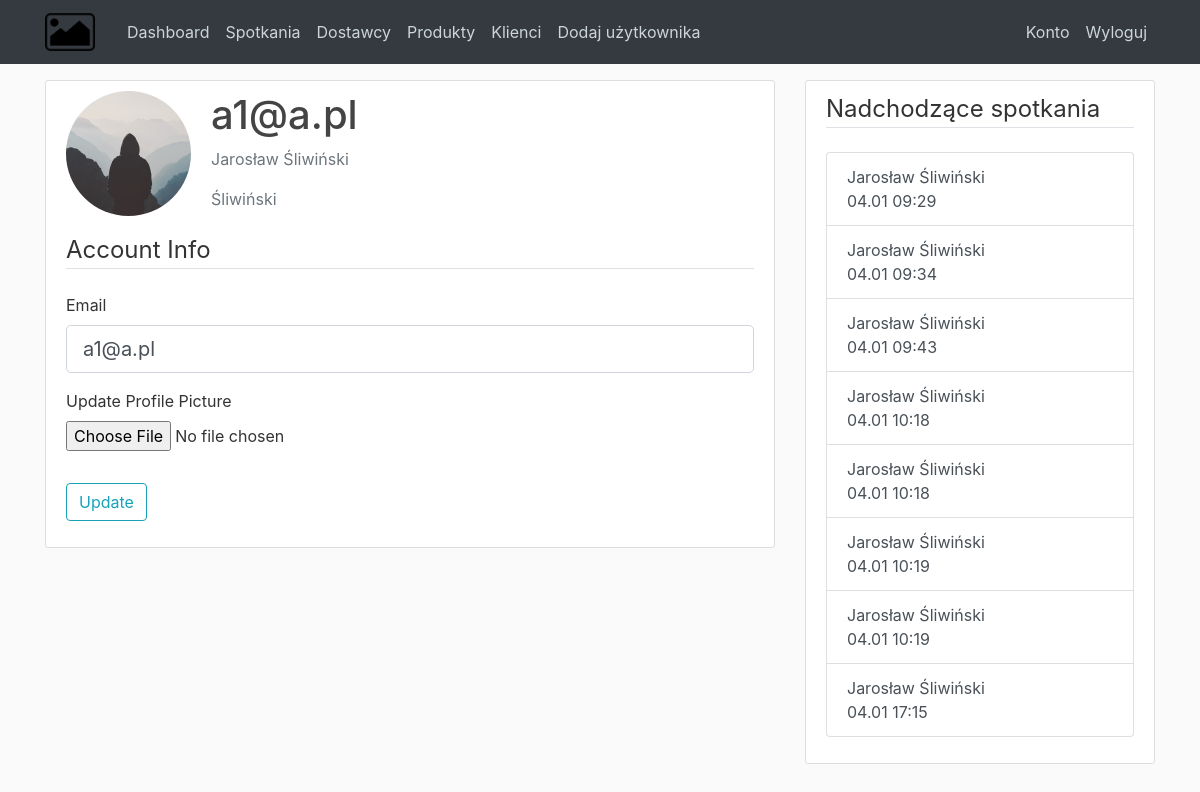
Page /account (signed in) on the earlier database version.
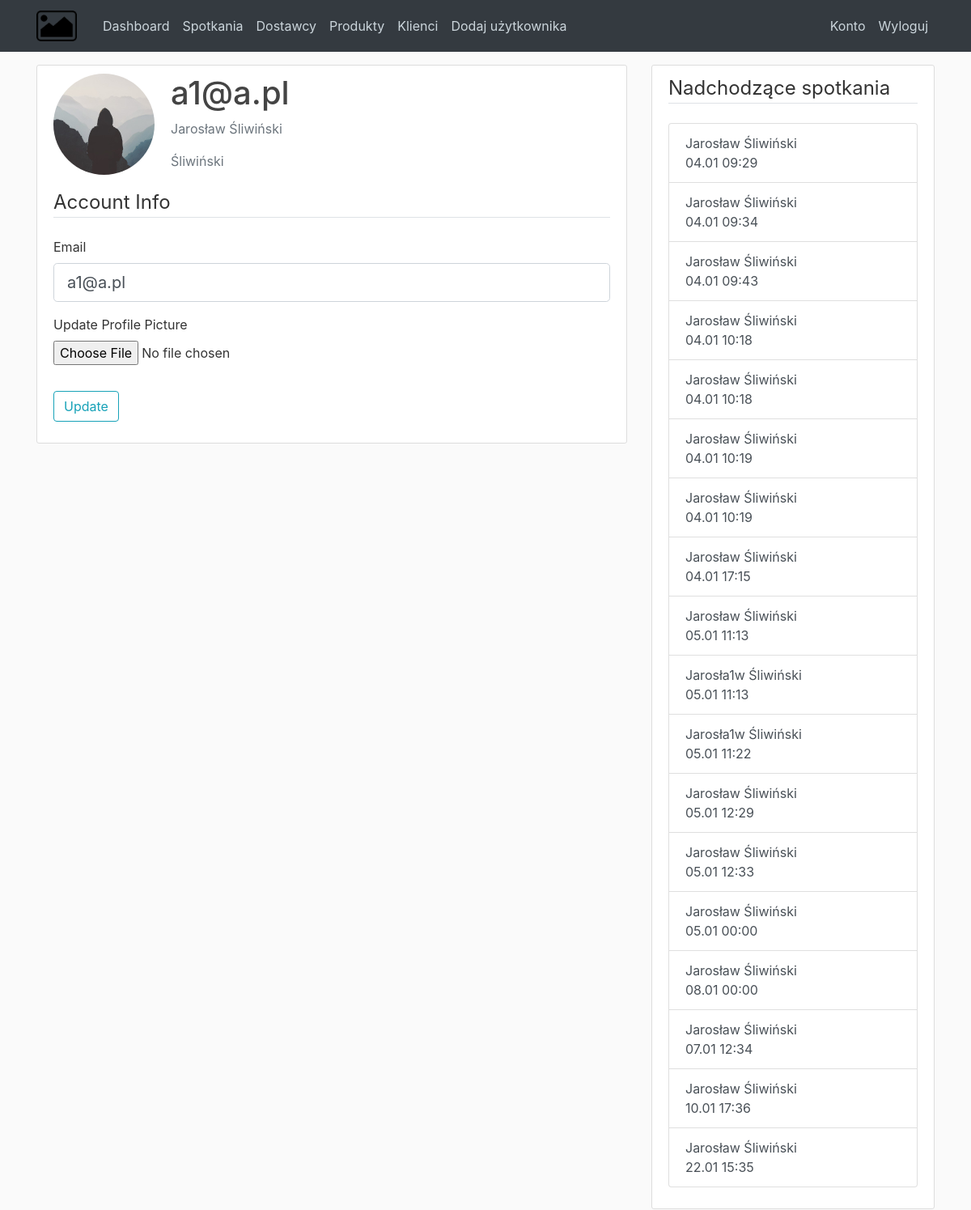
Same page on the later database version.
### CRM/models.py (models this page shows, shortened)
class Meeting(db.Model):
    id = db.Column(db.Integer, primary_key=True)
    date = db.Column(db.DateTime, nullable=False, default=datetime.utcnow)
    notes = db.Column(db.Text)
    user_id = db.Column(db.Integer, db.ForeignKey('user.id'), nullable=False)
    customer_id = db.Column(db.Integer,db.ForeignKey('customer.id'), nullable=False)

class Customer(db.Model):
    id = db.Column(db.Integer, primary_key=True)
    customer_name = db.Column(db.String(25), nullable=False)
    agent_name = db.Column(db.String(35), nullable=False)
    agent_last_name = db.Column(db.String(35), nullable=False)
    email = db.Column(db.String(140), nullable=False)
    phone = db.Column(db.String(140), nullable=False)
    address = db.Column(db.String(140), nullable=False)
    meetings = db.relationship('Meeting', backref='with_who', lazy=True)

### CRM/routes.py (the view)
@app.route("/account", methods=['GET', 'POST'])
def account():
    meetings = Meeting.query.all()
    form = UpdateAccountForm()
    if form.validate_on_submit():
        if form.picture.data:
            picture_file = save_picture(form.picture.data)
            current_user.image_file = picture_file
        current_user.email = form.email.data
        db.session.commit()
        flash('Your account has been updated!', 'success')
        return redirect(url_for('account'))
    elif request.method == 'GET':
        form.email.data = current_user.email
    image_file = url_for('static', filename='profile_pics/' + current_user.image_file)
    return render_template('account.html', title='Account', image_file=image_file, form=form, meetings=meetings)

### CRM/forms.py (shortened to what this page needs)
class UpdateAccountForm(FlaskForm):
    email = StringField('Email', validators=[DataRequired(), Email()])
    picture = FileField('Update Profile Picture', validators=[FileAllowed(['jpg', 'png'])])
    submit = SubmitField('Update')

### CRM/models.py (called while the page is built)
@login_manager.user_loader
def load_user(user_id):
    return User.query.get(int(user_id))

### CRM/templates/account.html (shortened to what this page needs)
{% extends "base.html" %}
{% block content %}
    <div class="content-section">
      <div class="media">
        <img class="rounded-circle account-img" src="{{ image_file }}">
        <div class="media-body">
          <h2 class="account-heading">{{ current_user.email }}</h2>
          <p class="text-secondary">{{ current_user.name }}</p>
          <p class="text-secondary">{{ current_user.last_name }}</p>
        </div>
      </div>
        <form method="POST" action="" enctype="multipart/form-data">
            <fieldset class="form-group">
                <legend class="border-bottom mb-4">Account Info</legend>
                <div class="form-group">
                    {{ form.email.label(class="form-control-label") }}
                    {% if form.email.errors %}
                        {{ form.email(class="form-control form-control-lg is-invalid") }}
                        <div class="invalid-feedback">
                            {% for error in form.email.errors %}
                                <span>{{ error }}</span>
                            {% endfor %}
                        </div>
                    {% else %}
                        {{ form.email(class="form-control form-control-lg") }}
                    {% endif %}
                </div>
                <div class="form-group">
                    {{ form.picture.label() }}
                    {{ form.picture(class="form-control-file") }}
                </div>
            </fieldset>
            <div class="form-group">
                {{ form.submit(class="btn btn-outline-info") }}
            </div>
        </form>
    </div>
{% endblock content %}
{% block sidebar %}
{% include "partials/upcoming_meetings_sidebar.html" %}
{% endblock sidebar %}

### CRM/templates/partials/upcoming_meetings_sidebar.html
<legend class="border-bottom mb-4">Nadchodzące spotkania</legend>
<p class='text-muted'>
  <ul class="list-group">
    {% for meeting in meetings %}
    <a href="{{ url_for('meeting', meeting_id=meeting.id) }}"
      class="list-group-item list-group-item-action">{{ meeting.with_who.customer_name }}
      <br>{{ meeting.date.strftime('%d.%m %H:%M') }}</a>
    {% endfor %}
  </ul>
</p>

Differences in the rows shown:
added Meeting: with_who.customer_name "Jarosław Śliwiński", date "05.01 11:13"
added Meeting: with_who.customer_name "Jarosła1w Śliwiński", date "05.01 11:13"
added Meeting: with_who.customer_name "Jarosła1w Śliwiński", date "05.01 11:22"
added Meeting: with_who.customer_name "Jarosław Śliwiński", date "05.01 12:29"
added Meeting: with_who.customer_name "Jarosław Śliwiński", date "05.01 12:33"
added Meeting: with_who.customer_name "Jarosław Śliwiński", date "05.01 00:00"
added Meeting: with_who.customer_name "Jarosław Śliwiński", date "08.01 00:00"
added Meeting: with_who.customer_name "Jarosław Śliwiński", date "07.01 12:34"
added Meeting: with_who.customer_name "Jarosław Śliwiński", date "10.01 17:36"
added Meeting: with_who.customer_name "Jarosław Śliwiński", date "22.01 15:35"
